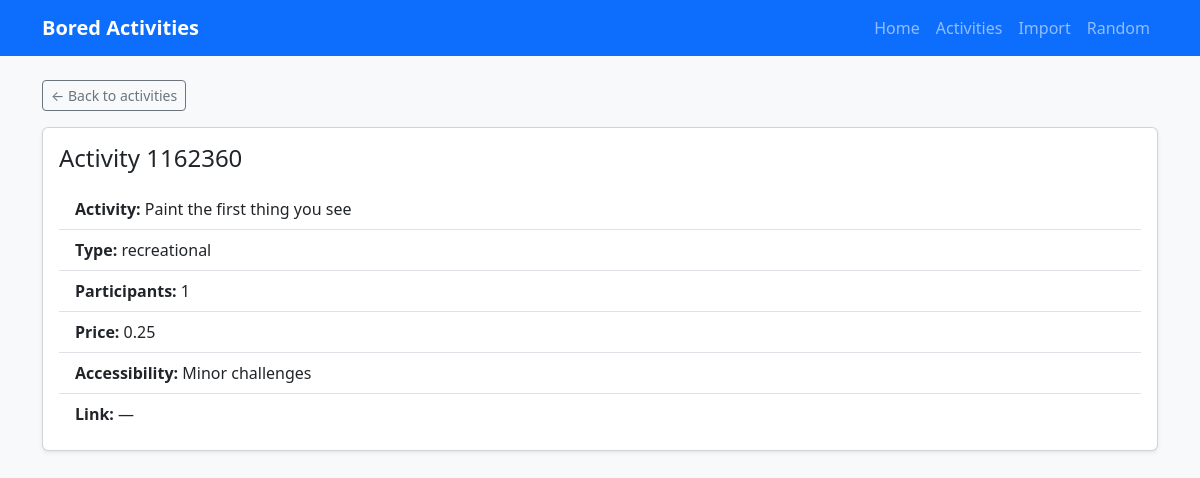
The page /activities/1162360/ on the database its author committed.
### activities/models.py (models this page shows, shortened)
class Activity(models.Model):
    id = models.IntegerField(primary_key=True)
    activity = models.CharField(max_length=255)
    type = models.CharField(max_length=64, choices=ActivityType.choices, db_index=True)
    participants = models.PositiveSmallIntegerField(db_index=True)
    price = models.DecimalField(max_digits=5, decimal_places=2, db_index=True)
    accessibility = models.CharField(max_length=64, db_index=True)
    link = models.URLField(blank=True, null=True)
    class Meta:
        ordering = ["id"]

### activities/views/show_detail_view.py (the view)
class ActivityDetailView(DetailView):
    model = Activity
    template_name = "activities/activity_page.html"
    context_object_name = "activity"

### activities/templates/activities/activity_page.html (shortened to what this page needs)
{% extends "activities/base.html" %}
{% block content %}
<p class="mb-3"><a class="btn btn-outline-secondary btn-sm" href="{% url 'activities_list' %}">← Back to activities</a></p>
<div class="card shadow-sm">
  <div class="card-body">
    <h1 class="h4 mb-3">Activity {{ activity.id }}</h1>
    <ul class="list-group list-group-flush">
      <li class="list-group-item"><strong>Activity:</strong> {{ activity.activity }}</li>
      <li class="list-group-item"><strong>Type:</strong> {{ activity.type }}</li>
      <li class="list-group-item"><strong>Participants:</strong> {{ activity.participants }}</li>
      <li class="list-group-item"><strong>Price:</strong> {{ activity.price }}</li>
      <li class="list-group-item"><strong>Accessibility:</strong> {{ activity.accessibility }}</li>
      <li class="list-group-item">
        <strong>Link:</strong>
        {% if activity.link %}
          <a href="{{ activity.link }}" target="_blank" rel="noopener noreferrer">{{ activity.link }}</a>
        {% else %}
          —
        {% endif %}
      </li>
    </ul>
  </div>
</div>
{% endblock %}

### rows shown on the page
Activity: id "1162360", activity "Paint the first thing you see", type "recreational", participants "1", price "0.25", accessibility "Minor challenges"
